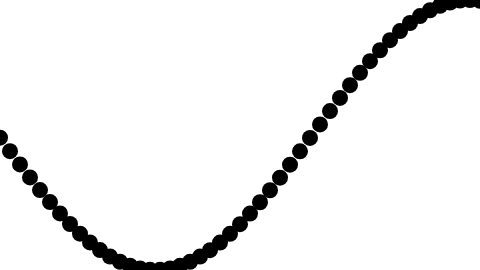
Frame 1 (no input)
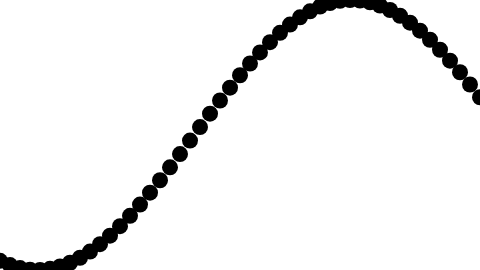
Frame 60 (no input)
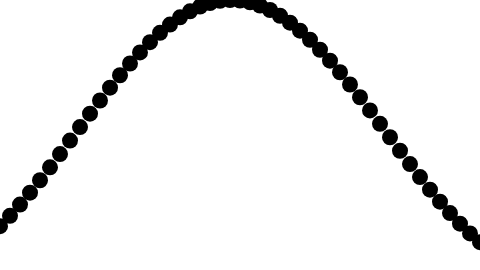
Frame 120 (the mouse pressed at the canvas centre since frame 60)

The p5.js sketch that drew these frames (run headless with seeded random() and noise() and a simulated clock; from frame 60 on, the mouse is pressed at the canvas centre):

// p5.js sketch
// ── sketch.js
// Learning Processing
// Daniel Shiffman
// http://www.learningprocessing.com

// Example 13-7: Wave

// Starting angle
var theta = 0.0;

function setup() {
  createCanvas(480, 270);
}

function draw() {
  background(255);

  // Increment theta (try different values for "angular velocity " here)
  theta += 0.02;
  noStroke();
  fill(0);
  var angle = theta;

  // A for loop is used to draw all the points along a sine wave (scaled to the pixel dimension of the window).
  for (var x = 0; x <= width; x += 10) {
    // Calculate y value based off of sine function
    var y = map(sin(angle), -1, 1, 0, height);
    // Draw an ellipse
    ellipse(x, y, 16, 16);
    // Increment angle
    angle += 0.1;
  }
}
